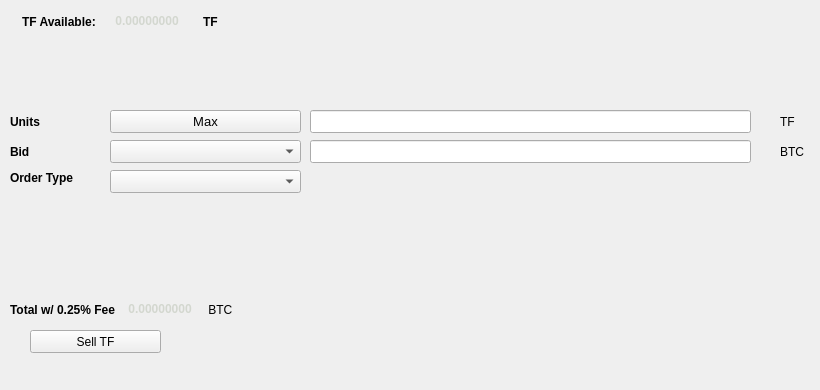
   <widget class="QWidget" name="SellTab">
    <attribute name="title">
     <string>Sell</string>
    </attribute>
    <widget class="QLabel" name="label_16">
     <property name="geometry">
      <rect>
       <x>780</x>
       <y>140</y>
       <width>31</width>
       <height>23</height>
      </rect>
     </property>
     <property name="text">
      <string>BTC</string>
     </property>
    </widget>
    <widget class="QComboBox" name="SellBidcomboBox">
     <property name="geometry">
      <rect>
       <x>110</x>
       <y>140</y>
       <width>191</width>
       <height>23</height>
      </rect>
     </property>
     <property name="font">
      <font>
       <pointsize>10</pointsize>
      </font>
     </property>
    </widget>
    <widget class="QLabel" name="label_18">
     <property name="geometry">
      <rect>
       <x>10</x>
       <y>110</y>
       <width>46</width>
       <height>23</height>
      </rect>
     </property>
     <property name="font">
      <font>
       <weight>75</weight>
       <bold>true</bold>
      </font>
     </property>
     <property name="text">
      <string>Units</string>
     </property>
    </widget>
    <widget class="QPushButton" name="Sell_Max_Amount">
     <property name="geometry">
      <rect>
       <x>110</x>
       <y>110</y>
       <width>191</width>
       <height>23</height>
      </rect>
     </property>
     <property name="font">
      <font>
       <pointsize>10</pointsize>
      </font>
     </property>
     <property name="text">
      <string>Max</string>
     </property>
    </widget>
    <widget class="QLabel" name="label_20">
     <property name="geometry">
      <rect>
       <x>10</x>
       <y>170</y>
       <width>91</width>
       <height>16</height>
      </rect>
     </property>
     <property name="font">
      <font>
       <weight>75</weight>
       <bold>true</bold>
      </font>
     </property>
     <property name="text">
      <string>Order Type</string>
     </property>
    </widget>
    <widget class="QComboBox" name="SellOrdertypeCombo">
     <property name="geometry">
      <rect>
       <x>110</x>
       <y>170</y>
       <width>191</width>
       <height>23</height>
      </rect>
     </property>
     <property name="font">
      <font>
       <pointsize>10</pointsize>
      </font>
     </property>
    </widget>
    <widget class="QLabel" name="label_21">
     <property name="geometry">
      <rect>
       <x>10</x>
       <y>140</y>
       <width>46</width>
       <height>23</height>
      </rect>
     </property>
     <property name="font">
      <font>
       <weight>75</weight>
       <bold>true</bold>
      </font>
     </property>
     <property name="text">
      <string>Bid</string>
     </property>
    </widget>
    <widget class="QLabel" name="label_22">
     <property name="geometry">
      <rect>
       <x>780</x>
       <y>110</y>
       <width>31</width>
       <height>23</height>
      </rect>
     </property>
     <property name="text">
      <string>TF</string>
     </property>
    </widget>
    <widget class="QLineEdit" name="UnitsInputTF">
     <property name="geometry">
      <rect>
       <x>310</x>
       <y>110</y>
       <width>441</width>
       <height>23</height>
      </rect>
     </property>
     <property name="font">
      <font>
       <pointsize>9</pointsize>
       <weight>75</weight>
       <bold>true</bold>
      </font>
     </property>
    </widget>
    <widget class="QLineEdit" name="SellBidPriceEdit">
     <property name="geometry">
      <rect>
       <x>310</x>
       <y>140</y>
       <width>441</width>
       <height>23</height>
      </rect>
     </property>
     <property name="font">
      <font>
       <pointsize>9</pointsize>
       <weight>75</weight>
       <bold>true</bold>
      </font>
     </property>
    </widget>
    <widget class="QPushButton" name="SellTFBTN">
     <property name="geometry">
      <rect>
       <x>30</x>
       <y>330</y>
       <width>131</width>
       <height>23</height>
      </rect>
     </property>
     <property name="text">
      <string>Sell TF</string>
     </property>
     <property name="icon">
      <iconset resource="../valideum.qrc">
       <normaloff>:/icons/bitcoin</normaloff>:/icons/bitcoin</iconset>
     </property>
    </widget>
    <widget class="QWidget" name="layoutWidget3">
     <property name="geometry">
      <rect>
       <x>22</x>
       <y>12</y>
       <width>265</width>
       <height>19</height>
      </rect>
     </property>
     <layout class="QHBoxLayout" name="horizontalLayout">
      <item>
       <widget class="QLabel" name="label232_2">
        <property name="font">
         <font>
          <weight>75</weight>
          <bold>true</bold>
         </font>
        </property>
        <property name="text">
         <string>TF Available:</string>
        </property>
       </widget>
      </item>
      <item>
       <widget class="QLabel" name="TFAvailableLabel">
        <property name="palette">
         <palette>
          <active>
           <colorrole role="WindowText">
            <brush brushstyle="SolidPattern">
             <color alpha="255">
              <red>211</red>
              <green>215</green>
              <blue>207</blue>
             </color>
            </brush>
           </colorrole>
           <colorrole role="Button">
            <brush brushstyle="SolidPattern">
             <color alpha="255">
              <red>70</red>
              <green>81</green>
              <blue>86</blue>
             </color>
            </brush>
           </colorrole>
           <colorrole role="Light">
            <brush brushstyle="SolidPattern">
             <color alpha="255">
              <red>0</red>
              <green>255</green>
              <blue>0</blue>
             </color>
            </brush>
           </colorrole>
           <colorrole role="Midlight">
            <brush brushstyle="SolidPattern">
             <color alpha="255">
              <red>0</red>
              <green>212</green>
              <blue>0</blue>
             </color>
            </brush>
           </colorrole>
           <colorrole role="Dark">
            <brush brushstyle="SolidPattern">
             <color alpha="255">
              <red>0</red>
              <green>85</green>
              <blue>0</blue>
             </color>
            </brush>
           </colorrole>
           <colorrole role="Mid">
            <brush brushstyle="SolidPattern">
             <color alpha="255">
              <red>0</red>
              <green>113</green>
              <blue>0</blue>
             </color>
            </brush>
           </colorrole>
           <colorrole role="Text">
            <brush brushstyle="SolidPattern">
             <color alpha="255">
              <red>211</red>
              <green>215</green>
              <blue>207</blue>
             </color>
            </brush>
           </colorrole>
           <colorrole role="BrightText">
            <brush brushstyle="SolidPattern">
             <color alpha="255">
              <red>255</red>
              <green>255</green>
              <blue>255</blue>
             </color>
            </brush>
           </colorrole>
           <colorrole role="ButtonText">
            <brush brushstyle="SolidPattern">
             <color alpha="255">
              <red>211</red>
              <green>215</green>
              <blue>207</blue>
             </color>
            </brush>
           </colorrole>
           <colorrole role="Base">
            <brush brushstyle="SolidPattern">
             <color alpha="255">
              <red>70</red>
              <green>81</green>
              <blue>86</blue>
             </color>
            </brush>
           </colorrole>
           <colorrole role="Window">
            <brush brushstyle="SolidPattern">
             <color alpha="255">
              <red>70</red>
              <green>81</green>
              <blue>86</blue>
             </color>
            </brush>
           </colorrole>
           <colorrole role="Shadow">
            <brush brushstyle="SolidPattern">
             <color alpha="255">
              <red>0</red>
              <green>0</green>
              <blue>0</blue>
             </color>
            </brush>
           </colorrole>
           <colorrole role="AlternateBase">
            <brush brushstyle="SolidPattern">
             <color alpha="255">
              <red>127</red>
              <green>212</green>
              <blue>127</blue>
             </color>
            </brush>
           </colorrole>
           <colorrole role="ToolTipBase">
            <brush brushstyle="SolidPattern">
             <color alpha="255">
              <red>255</red>
              <green>255</green>
              <blue>220</blue>
             </color>
            </brush>
           </colorrole>
           <colorrole role="ToolTipText">
            <brush brushstyle="SolidPattern">
             <color alpha="255">
              <red>0</red>
              <green>0</green>
              <blue>0</blue>
             </color>
            </brush>
           </colorrole>
           <colorrole role="PlaceholderText">
            <brush brushstyle="NoBrush">
             <color alpha="128">
              <red>211</red>
              <green>215</green>
              <blue>207</blue>
             </color>
            </brush>
           </colorrole>
          </active>
          <inactive>
           <colorrole role="WindowText">
            <brush brushstyle="SolidPattern">
             <color alpha="255">
              <red>211</red>
              <green>215</green>
              <blue>207</blue>
             </color>
            </brush>
           </colorrole>
           <colorrole role="Button">
            <brush brushstyle="SolidPattern">
             <color alpha="255">
              <red>70</red>
              <green>81</green>
              <blue>86</blue>
             </color>
            </brush>
           </colorrole>
           <colorrole role="Light">
            <brush brushstyle="SolidPattern">
             <color alpha="255">
              <red>0</red>
              <green>255</green>
              <blue>0</blue>
             </color>
            </brush>
           </colorrole>
           <colorrole role="Midlight">
            <brush brushstyle="SolidPattern">
             <color alpha="255">
              <red>0</red>
              <green>212</green>
              <blue>0</blue>
             </color>
            </brush>
           </colorrole>
           <colorrole role="Dark">
            <brush brushstyle="SolidPattern">
             <color alpha="255">
              <red>0</red>
              <green>85</green>
              <blue>0</blue>
             </color>
            </brush>
           </colorrole>
           <colorrole role="Mid">
            <brush brushstyle="SolidPattern">
             <color alpha="255">
              <red>0</red>
              <green>113</green>
              <blue>0</blue>
             </color>
            </brush>
           </colorrole>
           <colorrole role="Text">
            <brush brushstyle="SolidPattern">
             <color alpha="255">
              <red>211</red>
              <green>215</green>
              <blue>207</blue>
             </color>
            </brush>
           </colorrole>
           <colorrole role="BrightText">
            <brush brushstyle="SolidPattern">
             <color alpha="255">
              <red>255</red>
              <green>255</green>
              <blue>255</blue>
             </color>
            </brush>
           </colorrole>
           <colorrole role="ButtonText">
            <brush brushstyle="SolidPattern">
             <color alpha="255">
              <red>211</red>
              <green>215</green>
              <blue>207</blue>
             </color>
            </brush>
           </colorrole>
           <colorrole role="Base">
            <brush brushstyle="SolidPattern">
             <color alpha="255">
              <red>70</red>
              <green>81</green>
              <blue>86</blue>
             </color>
            </brush>
           </colorrole>
           <colorrole role="Window">
            <brush brushstyle="SolidPattern">
             <color alpha="255">
              <red>70</red>
              <green>81</green>
              <blue>86</blue>
             </color>
            </brush>
           </colorrole>
           <colorrole role="Shadow">
            <brush brushstyle="SolidPattern">
             <color alpha="255">
              <red>0</red>
              <green>0</green>
              <blue>0</blue>
             </color>
            </brush>
           </colorrole>
           <colorrole role="AlternateBase">
            <brush brushstyle="SolidPattern">
             <color alpha="255">
              <red>127</red>
              <green>212</green>
              <blue>127</blue>
             </color>
            </brush>
           </colorrole>
           <colorrole role="ToolTipBase">
            <brush brushstyle="SolidPattern">
             <color alpha="255">
              <red>255</red>
              <green>255</green>
              <blue>220</blue>
             </color>
            </brush>
           </colorrole>
           <colorrole role="ToolTipText">
            <brush brushstyle="SolidPattern">
             <color alpha="255">
              <red>0</red>
              <green>0</green>
              <blue>0</blue>
             </color>
            </brush>
           </colorrole>
           <colorrole role="PlaceholderText">
            <brush brushstyle="NoBrush">
             <color alpha="128">
              <red>211</red>
              <green>215</green>
              <blue>207</blue>
             </color>
            </brush>
           </colorrole>
          </inactive>
          <disabled>
           <colorrole role="WindowText">
            <brush brushstyle="SolidPattern">
             <color alpha="255">
              <red>211</red>
              <green>215</green>
              <blue>207</blue>
             </color>
            </brush>
           </colorrole>
           <colorrole role="Button">
            <brush brushstyle="SolidPattern">
             <color alpha="255">
              <red>70</red>
              <green>81</green>
              <blue>86</blue>
             </color>
            </brush>
           </colorrole>
           <colorrole role="Light">
            <brush brushstyle="SolidPattern">
             <color alpha="255">
              <red>0</red>
              <green>255</green>
              <blue>0</blue>
             </color>
            </brush>
           </colorrole>
           <colorrole role="Midlight">
            <brush brushstyle="SolidPattern">
             <color alpha="255">
              <red>0</red>
              <green>212</green>
              <blue>0</blue>
             </color>
            </brush>
           </colorrole>
           <colorrole role="Dark">
            <brush brushstyle="SolidPattern">
             <color alpha="255">
              <red>0</red>
              <green>85</green>
              <blue>0</blue>
             </color>
            </brush>
           </colorrole>
           <colorrole role="Mid">
            <brush brushstyle="SolidPattern">
             <color alpha="255">
              <red>0</red>
              <green>113</green>
              <blue>0</blue>
             </color>
            </brush>
           </colorrole>
           <colorrole role="Text">
            <brush brushstyle="SolidPattern">
             <color alpha="255">
              <red>211</red>
              <green>215</green>
              <blue>207</blue>
             </color>
            </brush>
           </colorrole>
           <colorrole role="BrightText">
            <brush brushstyle="SolidPattern">
             <color alpha="255">
              <red>255</red>
              <green>255</green>
              <blue>255</blue>
             </color>
            </brush>
           </colorrole>
           <colorrole role="ButtonText">
            <brush brushstyle="SolidPattern">
             <color alpha="255">
              <red>211</red>
              <green>215</green>
              <blue>207</blue>
             </color>
            </brush>
           </colorrole>
           <colorrole role="Base">
            <brush brushstyle="SolidPattern">
             <color alpha="255">
              <red>70</red>
              <green>81</green>
              <blue>86</blue>
             </color>
            </brush>
           </colorrole>
           <colorrole role="Window">
            <brush brushstyle="SolidPattern">
             <color alpha="255">
              <red>70</red>
              <green>81</green>
              <blue>86</blue>
             </color>
            </brush>
           </colorrole>
           <colorrole role="Shadow">
            <brush brushstyle="SolidPattern">
             <color alpha="255">
              <red>0</red>
              <green>0</green>
              <blue>0</blue>
             </color>
            </brush>
           </colorrole>
           <colorrole role="AlternateBase">
            <brush brushstyle="SolidPattern">
             <color alpha="255">
              <red>0</red>
              <green>170</green>
              <blue>0</blue>
             </color>
            </brush>
           </colorrole>
           <colorrole role="ToolTipBase">
            <brush brushstyle="SolidPattern">
             <color alpha="255">
              <red>255</red>
              <green>255</green>
              <blue>220</blue>
             </color>
            </brush>
           </colorrole>
           <colorrole role="ToolTipText">
            <brush brushstyle="SolidPattern">
             <color alpha="255">
              <red>0</red>
              <green>0</green>
              <blue>0</blue>
             </color>
            </brush>
           </colorrole>
           <colorrole role="PlaceholderText">
            <brush brushstyle="NoBrush">
             <color alpha="128">
              <red>211</red>
              <green>215</green>
              <blue>207</blue>
             </color>
            </brush>
           </colorrole>
          </disabled>
         </palette>
        </property>
        <property name="font">
         <font>
          <weight>75</weight>
          <bold>true</bold>
         </font>
        </property>
        <property name="text">
         <string> 0.00000000 </string>
        </property>
        <property name="textInteractionFlags">
         <set>Qt::LinksAccessibleByMouse|Qt::TextSelectableByKeyboard|Qt::TextSelectableByMouse</set>
        </property>
       </widget>
      </item>
      <item>
       <widget class="QLabel" name="labelTF">
        <property name="font">
         <font>
          <weight>75</weight>
          <bold>true</bold>
         </font>
        </property>
        <property name="text">
         <string>TF</string>
        </property>
       </widget>
      </item>
     </layout>
    </widget>
    <widget class="QWidget" name="layoutWidget">
     <property name="geometry">
      <rect>
       <x>10</x>
       <y>300</y>
       <width>268</width>
       <height>19</height>
      </rect>
     </property>
     <layout class="QHBoxLayout" name="horizontalLayout_2">
      <item>
       <widget class="QLabel" name="label_19">
        <property name="font">
         <font>
          <weight>75</weight>
          <bold>true</bold>
         </font>
        </property>
        <property name="text">
         <string>Total w/ 0.25% Fee </string>
        </property>
       </widget>
      </item>
      <item>
       <widget class="QLabel" name="SellCostLabel">
        <property name="palette">
         <palette>
          <active>
           <colorrole role="WindowText">
            <brush brushstyle="SolidPattern">
             <color alpha="255">
              <red>211</red>
              <green>215</green>
              <blue>207</blue>
             </color>
            </brush>
           </colorrole>
           <colorrole role="Button">
            <brush brushstyle="SolidPattern">
             <color alpha="255">
              <red>70</red>
              <green>81</green>
              <blue>86</blue>
             </color>
            </brush>
           </colorrole>
           <colorrole role="Light">
            <brush brushstyle="SolidPattern">
             <color alpha="255">
              <red>0</red>
              <green>255</green>
              <blue>0</blue>
             </color>
            </brush>
           </colorrole>
           <colorrole role="Midlight">
            <brush brushstyle="SolidPattern">
             <color alpha="255">
              <red>0</red>
              <green>212</green>
              <blue>0</blue>
             </color>
            </brush>
           </colorrole>
           <colorrole role="Dark">
            <brush brushstyle="SolidPattern">
             <color alpha="255">
              <red>0</red>
              <green>85</green>
              <blue>0</blue>
             </color>
            </brush>
           </colorrole>
           <colorrole role="Mid">
            <brush brushstyle="SolidPattern">
             <color alpha="255">
              <red>0</red>
              <green>113</green>
              <blue>0</blue>
             </color>
            </brush>
           </colorrole>
           <colorrole role="Text">
            <brush brushstyle="SolidPattern">
             <color alpha="255">
              <red>211</red>
              <green>215</green>
              <blue>207</blue>
             </color>
            </brush>
           </colorrole>
           <colorrole role="BrightText">
            <brush brushstyle="SolidPattern">
             <color alpha="255">
              <red>255</red>
              <green>255</green>
              <blue>255</blue>
             </color>
            </brush>
           </colorrole>
           <colorrole role="ButtonText">
            <brush brushstyle="SolidPattern">
             <color alpha="255">
              <red>211</red>
              <green>215</green>
              <blue>207</blue>
             </color>
            </brush>
           </colorrole>
           <colorrole role="Base">
            <brush brushstyle="SolidPattern">
             <color alpha="255">
              <red>70</red>
              <green>81</green>
              <blue>86</blue>
             </color>
            </brush>
           </colorrole>
           <colorrole role="Window">
            <brush brushstyle="SolidPattern">
             <color alpha="255">
              <red>70</red>
              <green>81</green>
              <blue>86</blue>
             </color>
            </brush>
           </colorrole>
           <colorrole role="Shadow">
            <brush brushstyle="SolidPattern">
             <color alpha="255">
              <red>0</red>
              <green>0</green>
              <blue>0</blue>
             </color>
            </brush>
           </colorrole>
           <colorrole role="AlternateBase">
            <brush brushstyle="SolidPattern">
             <color alpha="255">
              <red>127</red>
              <green>212</green>
              <blue>127</blue>
             </color>
            </brush>
           </colorrole>
           <colorrole role="ToolTipBase">
            <brush brushstyle="SolidPattern">
             <color alpha="255">
              <red>255</red>
              <green>255</green>
              <blue>220</blue>
             </color>
            </brush>
           </colorrole>
           <colorrole role="ToolTipText">
            <brush brushstyle="SolidPattern">
             <color alpha="255">
              <red>0</red>
              <green>0</green>
              <blue>0</blue>
             </color>
            </brush>
           </colorrole>
           <colorrole role="PlaceholderText">
            <brush brushstyle="NoBrush">
             <color alpha="128">
              <red>211</red>
              <green>215</green>
              <blue>207</blue>
             </color>
            </brush>
           </colorrole>
          </active>
          <inactive>
           <colorrole role="WindowText">
            <brush brushstyle="SolidPattern">
             <color alpha="255">
              <red>211</red>
              <green>215</green>
              <blue>207</blue>
             </color>
            </brush>
           </colorrole>
           <colorrole role="Button">
            <brush brushstyle="SolidPattern">
             <color alpha="255">
              <red>70</red>
              <green>81</green>
              <blue>86</blue>
             </color>
            </brush>
           </colorrole>
           <colorrole role="Light">
            <brush brushstyle="SolidPattern">
             <color alpha="255">
              <red>0</red>
              <green>255</green>
              <blue>0</blue>
             </color>
            </brush>
           </colorrole>
           <colorrole role="Midlight">
            <brush brushstyle="SolidPattern">
             <color alpha="255">
              <red>0</red>
              <green>212</green>
              <blue>0</blue>
             </color>
            </brush>
           </colorrole>
           <colorrole role="Dark">
            <brush brushstyle="SolidPattern">
             <color alpha="255">
              <red>0</red>
              <green>85</green>
              <blue>0</blue>
             </color>
            </brush>
           </colorrole>
           <colorrole role="Mid">
            <brush brushstyle="SolidPattern">
             <color alpha="255">
              <red>0</red>
              <green>113</green>
              <blue>0</blue>
             </color>
            </brush>
           </colorrole>
           <colorrole role="Text">
            <brush brushstyle="SolidPattern">
             <color alpha="255">
              <red>211</red>
              <green>215</green>
              <blue>207</blue>
             </color>
            </brush>
           </colorrole>
           <colorrole role="BrightText">
            <brush brushstyle="SolidPattern">
             <color alpha="255">
              <red>255</red>
              <green>255</green>
              <blue>255</blue>
             </color>
            </brush>
           </colorrole>
           <colorrole role="ButtonText">
            <brush brushstyle="SolidPattern">
             <color alpha="255">
              <red>211</red>
              <green>215</green>
              <blue>207</blue>
             </color>
            </brush>
           </colorrole>
           <colorrole role="Base">
            <brush brushstyle="SolidPattern">
             <color alpha="255">
              <red>70</red>
              <green>81</green>
              <blue>86</blue>
             </color>
            </brush>
           </colorrole>
           <colorrole role="Window">
            <brush brushstyle="SolidPattern">
             <color alpha="255">
              <red>70</red>
              <green>81</green>
              <blue>86</blue>
             </color>
            </brush>
           </colorrole>
           <colorrole role="Shadow">
            <brush brushstyle="SolidPattern">
             <color alpha="255">
              <red>0</red>
              <green>0</green>
              <blue>0</blue>
             </color>
            </brush>
           </colorrole>
           <colorrole role="AlternateBase">
            <brush brushstyle="SolidPattern">
             <color alpha="255">
              <red>127</red>
              <green>212</green>
              <blue>127</blue>
             </color>
            </brush>
           </colorrole>
           <colorrole role="ToolTipBase">
            <brush brushstyle="SolidPattern">
             <color alpha="255">
              <red>255</red>
              <green>255</green>
              <blue>220</blue>
             </color>
            </brush>
           </colorrole>
           <colorrole role="ToolTipText">
            <brush brushstyle="SolidPattern">
             <color alpha="255">
              <red>0</red>
              <green>0</green>
              <blue>0</blue>
             </color>
            </brush>
           </colorrole>
           <colorrole role="PlaceholderText">
            <brush brushstyle="NoBrush">
             <color alpha="128">
              <red>211</red>
              <green>215</green>
              <blue>207</blue>
             </color>
            </brush>
           </colorrole>
          </inactive>
          <disabled>
           <colorrole role="WindowText">
            <brush brushstyle="SolidPattern">
             <color alpha="255">
              <red>211</red>
              <green>215</green>
              <blue>207</blue>
             </color>
            </brush>
           </colorrole>
           <colorrole role="Button">
            <brush brushstyle="SolidPattern">
             <color alpha="255">
              <red>70</red>
              <green>81</green>
              <blue>86</blue>
             </color>
            </brush>
           </colorrole>
           <colorrole role="Light">
            <brush brushstyle="SolidPattern">
             <color alpha="255">
              <red>0</red>
              <green>255</green>
              <blue>0</blue>
             </color>
            </brush>
           </colorrole>
           <colorrole role="Midlight">
            <brush brushstyle="SolidPattern">
             <color alpha="255">
              <red>0</red>
              <green>212</green>
              <blue>0</blue>
             </color>
            </brush>
           </colorrole>
           <colorrole role="Dark">
            <brush brushstyle="SolidPattern">
             <color alpha="255">
              <red>0</red>
              <green>85</green>
              <blue>0</blue>
             </color>
            </brush>
           </colorrole>
           <colorrole role="Mid">
            <brush brushstyle="SolidPattern">
             <color alpha="255">
              <red>0</red>
              <green>113</green>
              <blue>0</blue>
             </color>
            </brush>
           </colorrole>
           <colorrole role="Text">
            <brush brushstyle="SolidPattern">
             <color alpha="255">
              <red>211</red>
              <green>215</green>
              <blue>207</blue>
             </color>
            </brush>
           </colorrole>
           <colorrole role="BrightText">
            <brush brushstyle="SolidPattern">
             <color alpha="255">
              <red>255</red>
              <green>255</green>
              <blue>255</blue>
             </color>
            </brush>
           </colorrole>
           <colorrole role="ButtonText">
            <brush brushstyle="SolidPattern">
             <color alpha="255">
              <red>211</red>
              <green>215</green>
              <blue>207</blue>
             </color>
            </brush>
           </colorrole>
           <colorrole role="Base">
            <brush brushstyle="SolidPattern">
             <color alpha="255">
              <red>70</red>
              <green>81</green>
              <blue>86</blue>
             </color>
            </brush>
           </colorrole>
           <colorrole role="Window">
            <brush brushstyle="SolidPattern">
             <color alpha="255">
              <red>70</red>
              <green>81</green>
              <blue>86</blue>
             </color>
            </brush>
           </colorrole>
           <colorrole role="Shadow">
            <brush brushstyle="SolidPattern">
             <color alpha="255">
              <red>0</red>
              <green>0</green>
              <blue>0</blue>
             </color>
            </brush>
           </colorrole>
           <colorrole role="AlternateBase">
            <brush brushstyle="SolidPattern">
             <color alpha="255">
              <red>0</red>
              <green>170</green>
              <blue>0</blue>
             </color>
            </brush>
           </colorrole>
           <colorrole role="ToolTipBase">
            <brush brushstyle="SolidPattern">
             <color alpha="255">
              <red>255</red>
              <green>255</green>
              <blue>220</blue>
             </color>
            </brush>
           </colorrole>
           <colorrole role="ToolTipText">
            <brush brushstyle="SolidPattern">
             <color alpha="255">
              <red>0</red>
              <green>0</green>
              <blue>0</blue>
             </color>
            </brush>
           </colorrole>
           <colorrole role="PlaceholderText">
            <brush brushstyle="NoBrush">
             <color alpha="128">
              <red>211</red>
              <green>215</green>
              <blue>207</blue>
             </color>
            </brush>
           </colorrole>
          </disabled>
         </palette>
        </property>
        <property name="font">
         <font>
          <weight>75</weight>
          <bold>true</bold>
         </font>
        </property>
        <property name="autoFillBackground">
         <bool>false</bool>
        </property>
        <property name="text">
         <string> 0.00000000</string>
        </property>
        <property name="textInteractionFlags">
         <set>Qt::LinksAccessibleByMouse|Qt::TextSelectableByMouse</set>
        </property>
       </widget>
      </item>
      <item>
       <widget class="QLabel" name="label_17">
        <property name="font">
         <font>
          <weight>50</weight>
          <bold>false</bold>
         </font>
        </property>
        <property name="text">
         <string> BTC</string>
        </property>
       </widget>
      </item>
     </layout>
    </widget>
    <widget class="QLabel" name="label_23">
     <property name="geometry">
      <rect>
       <x>460</x>
       <y>300</y>
       <width>281</width>
       <height>81</height>
      </rect>
     </property>
     <property name="text">
      <string/>
     </property>
     <property name="pixmap">
      <pixmap>:/images/bittrex</pixmap>
     </property>
    </widget>
   </widget>
